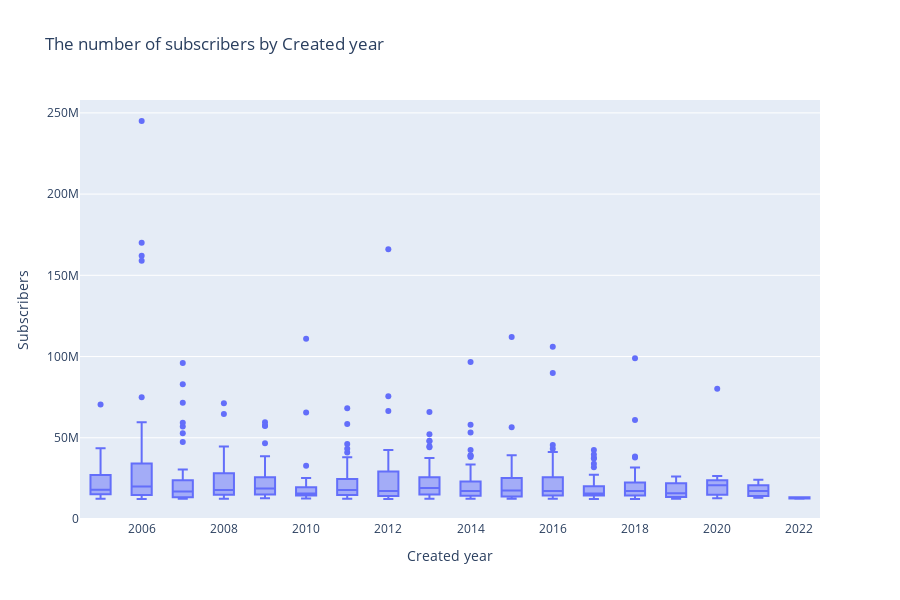

Source (notebook cell):
### Markdown cell above
## The number of subscribers by created year :

### Code cell
fig = px.box(
    df,  
    x='created_year',  
    y='subscribers',  
    title='The number of subscribers by Created year',  
    labels={'created_year': 'Created year', 'subscribers': 'Subscribers'},  # Customize axis labels
    height=600  
)

# Display the plot
fig.show()

### Figure 1 — Plotly figure (JSON) as saved in the notebook; plotly's stock layout.template omitted (floating-point values rounded to 4 significant figures; data arrays with more than 128 entries replaced by an {"elided": "..."} marker saying what was removed)
{"data": [{"alignmentgroup": "True", "hovertemplate": "Created year=%{x}<br>Subscribers=%{y}<extra></extra>", "legendgroup": "", "marker": {"color": "#636efa"}, "name": "", "notched": false, "offsetgroup": "", "orientation": "v", "showlegend": false, "type": "box", "x": {"elided": "846 int values"}, "x0": " ", "xaxis": "x", "y": {"elided": "846 int values"}, "y0": " ", "yaxis": "y"}], "layout": {"boxmode": "group", "height": 600, "legend": {"tracegroupgap": 0}, "title": {"text": "The number of subscribers by Created year"}, "xaxis": {"anchor": "y", "domain": [0, 1], "title": {"text": "Created year"}}, "yaxis": {"anchor": "x", "domain": [0, 1], "title": {"text": "Subscribers"}}}}
